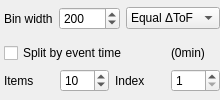
         <widget class="QWidget" name="eventModeEntries" native="true">
          <property name="sizePolicy">
           <sizepolicy hsizetype="Expanding" vsizetype="Expanding">
            <horstretch>0</horstretch>
            <verstretch>0</verstretch>
           </sizepolicy>
          </property>
          <layout class="QVBoxLayout" name="verticalLayout">
           <property name="leftMargin">
            <number>0</number>
           </property>
           <property name="topMargin">
            <number>0</number>
           </property>
           <property name="rightMargin">
            <number>0</number>
           </property>
           <property name="bottomMargin">
            <number>0</number>
           </property>
           <item>
            <layout class="QHBoxLayout" name="horizontalLayout_10">
             <property name="leftMargin">
              <number>4</number>
             </property>
             <item>
              <widget class="QLabel" name="label_27">
               <property name="sizePolicy">
                <sizepolicy hsizetype="Fixed" vsizetype="Preferred">
                 <horstretch>0</horstretch>
                 <verstretch>0</verstretch>
                </sizepolicy>
               </property>
               <property name="toolTip">
                <string>The number of bins for the Time of Flight channels</string>
               </property>
               <property name="text">
                <string>Bin width</string>
               </property>
              </widget>
             </item>
             <item>
              <widget class="QSpinBox" name="eventTofBins">
               <property name="toolTip">
                <string>TOF bin width</string>
               </property>
               <property name="minimum">
                <number>5</number>
               </property>
               <property name="maximum">
                <number>10000</number>
               </property>
               <property name="singleStep">
                <number>5</number>
               </property>
               <property name="value">
                <number>200</number>
               </property>
              </widget>
             </item>
             <item>
              <widget class="QComboBox" name="eventBinMode">
               <property name="toolTip">
                <string>&lt;html&gt;&lt;head/&gt;&lt;body&gt;&lt;p&gt;How to bin the time of flight channels:&lt;/p&gt;&lt;p&gt;  Linear: Equally spaced in ToF&lt;/p&gt;&lt;p&gt;  1/x: Equally spaced in Q&lt;/p&gt;&lt;/body&gt;&lt;/html&gt;</string>
               </property>
               <item>
                <property name="text">
                 <string>Equal ΔToF</string>
                </property>
               </item>
              </widget>
             </item>
            </layout>
           </item>
           <item>
            <layout class="QGridLayout" name="event_filtering_layout">
             <property name="leftMargin">
              <number>4</number>
             </property>
             <item row="2" column="1">
              <widget class="QSpinBox" name="eventSplitItems">
               <property name="minimum">
                <number>2</number>
               </property>
               <property name="singleStep">
                <number>1</number>
               </property>
               <property name="value">
                <number>10</number>
               </property>
              </widget>
             </item>
             <item row="2" column="2">
              <widget class="QLabel" name="label_38">
               <property name="text">
                <string>Index</string>
               </property>
              </widget>
             </item>
             <item row="2" column="0">
              <widget class="QLabel" name="label_39">
               <property name="text">
                <string>Items</string>
               </property>
              </widget>
             </item>
             <item row="0" column="0" colspan="3">
              <widget class="QCheckBox" name="eventSplit">
               <property name="text">
                <string>Split by event time</string>
               </property>
              </widget>
             </item>
             <item row="0" column="3">
              <widget class="QLabel" name="eventTotalTimeLabel">
               <property name="text">
                <string>(0min)</string>
               </property>
              </widget>
             </item>
             <item row="2" column="3">
              <widget class="QSpinBox" name="eventSplitIndex">
               <property name="minimum">
                <number>1</number>
               </property>
              </widget>
             </item>
            </layout>
           </item>
          </layout>
          <zorder></zorder>
         </widget>
